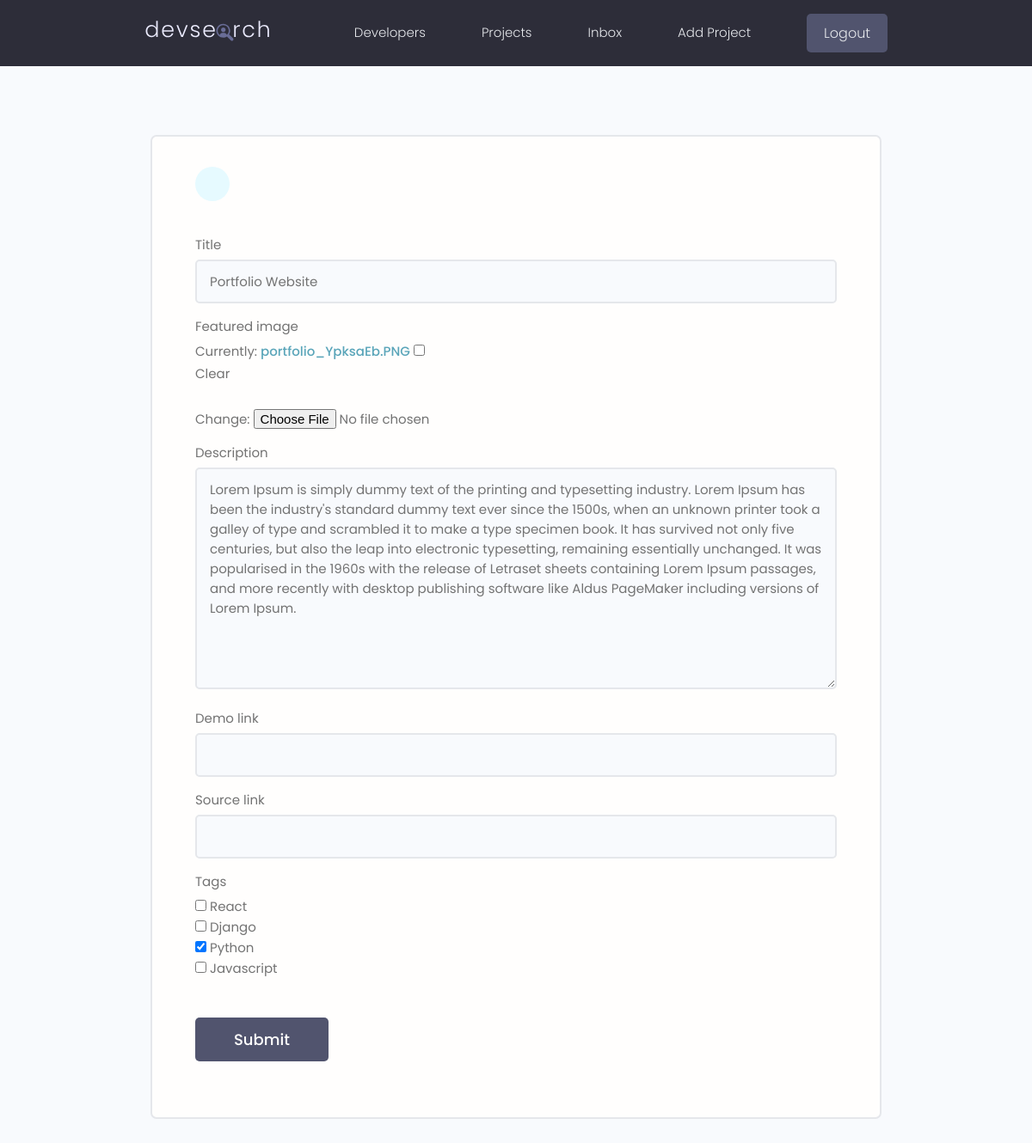
The page /projects/update-project/40a1417f5a08492d94490742b5bbbaa4/ (signed in) on the database as committed earlier.
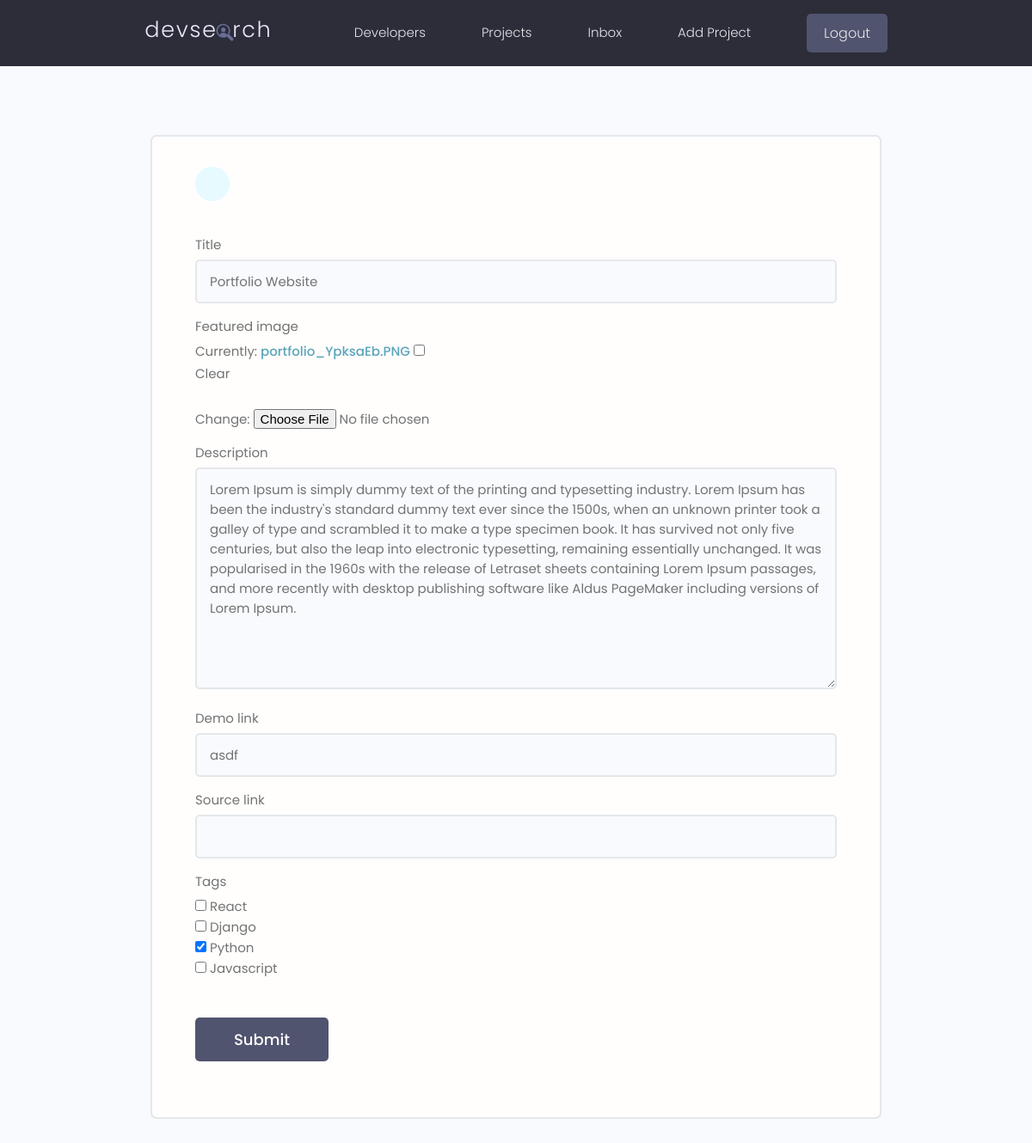
The same page on the database as committed later.
### projects/models.py (models this page shows, shortened)
class Project(models.Model):
    owner = models.ForeignKey(Profile, null=True, blank=True, on_delete=models.SET_NULL)
    title = models.CharField(max_length=200)
    description = models.TextField(null=True, blank = True)
    featured_image = models.ImageField(null=True, blank=True, default="default.jpg") # profile picture and default image , also pip install pillow
    demo_link = models.CharField(max_length=2000, null=True, blank=True)
    source_link = models.CharField(max_length=2000, null=True , blank=True)
    tags = models.ManyToManyField('Tag',blank=True) # tag in quotes because the Tag model is below, if its above no need quotes
    vote_total = models.IntegerField(default=0,null=True,blank=True)
    vote_ratio = models.IntegerField(default=0,null=True,blank=True)
    created = models.DateTimeField(auto_now_add=True)
    id = models.UUIDField(default=uuid.uuid4, unique=True, primary_key=True, editable=False)

### projects/views.py (the view)
# urls.py: path('update-project/<str:pk>/',views.updateProject, name="update-project"), # name is the key
@login_required(login_url="login")
def updateProject(request,pk):
    project = Project.objects.get(id=pk) # get the project where ID = Pk
    form = ProjectForm(instance=project) # create an instance of ProjectForm() and pass in the project ID
    if request.method == 'POST':
        print(request.POST)
        form = ProjectForm(request.POST,request.FILES, instance=project)
        if form.is_valid():
            form.save()
            return redirect('projects')
    context={'form':form}
    return render(request, "projects/project_form.html" ,context)

### projects/forms.py
class ProjectForm(ModelForm):
    class Meta:
        model = Project
        fields =['title', 'featured_image' ,'description','demo_link','source_link','tags']
        widgets = {
            'tags':forms.CheckboxSelectMultiple(),
        }
    def __init__(self,*args,**kwargs):
            super(ProjectForm,self).__init__(*args,**kwargs)
            for name,field in self.fields.items():
                 field.widget.attrs.update({'class':'input'}) #setting an input class in the form

### projects/models.py (called while the page is built)
    def __str__(self) :
        return self.name

### projects/templates/projects/project_form.html (shortened to what this page needs)
{% extends 'main.html' %}
{% block content %}
<main class="formPage my-xl">
    <div class="content-box">
        <div class="formWrapper">
            <a class="backButton" href="#"></a>
            <br>
            <form class="form" method="POST" enctype="multipart/form-data">
                {% for field in form %}
                <div class="form__field">
                    <label for="formInput#text">{{field.label}}</label>
                    {{field}}
                </div>
                {% endfor %}
                <input class="btn btn--sub btn--lg  my-md" type="submit" value="Submit" />
            </form>
        </div>
    </div>
</main>
{% endblock %}

Rows that differ between the two databases and show on the page:
changed Project "Portfolio Website": demo_link (not shown) → "asdf"
